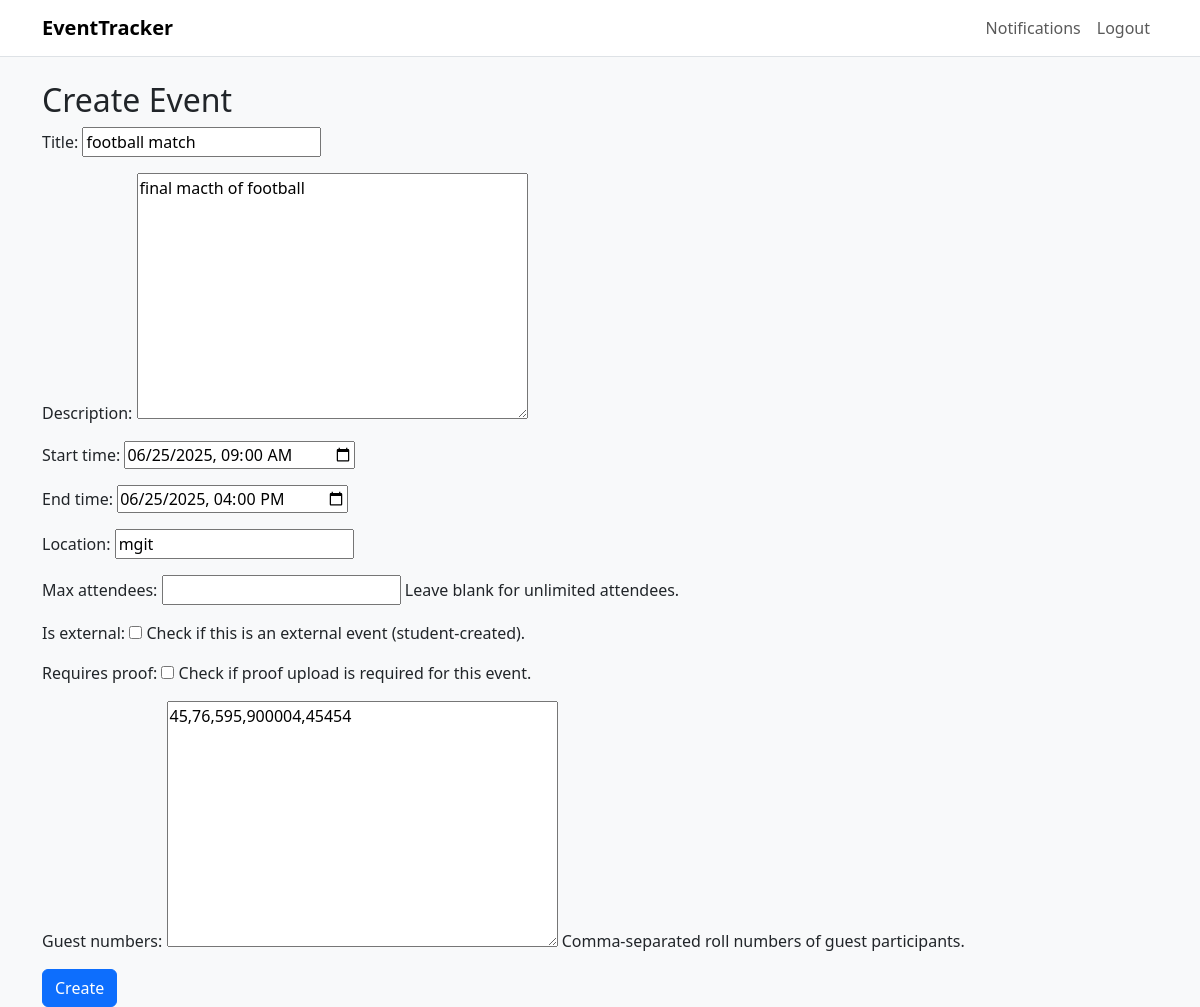
The page /events/2/edit/ (signed in) on the database its author committed.
### events/models.py (models this page shows, shortened)
class Event(models.Model):
    title = models.CharField(max_length=100)
    description = models.TextField(blank=True)
    start_time = models.DateTimeField() # Timezone-aware datetime
    end_time = models.DateTimeField()   # Timezone-aware datetime
    location = models.CharField(max_length=200)
    organizer = models.ForeignKey(settings.AUTH_USER_MODEL, on_delete=models.SET_NULL, null=True, blank=True, related_name='organized_events')
    attendees = models.ManyToManyField(settings.AUTH_USER_MODEL, related_name='attended_events', blank=True) # Changed related_name
    max_attendees = models.PositiveIntegerField(null=True, blank=True, help_text="Leave blank for unlimited attendees.")
    is_external = models.BooleanField(default=False, help_text="Check if this is an external event (student-created).")
    requires_proof = models.BooleanField(default=False, help_text="Check if proof upload is required for this event.")
    guest_numbers = models.TextField(blank=True, help_text="Comma-separated roll numbers of guest participants.")
    created_at = models.DateTimeField(auto_now_add=True)
    updated_at = models.DateTimeField(auto_now=True)

### events/views.py (the view)
# urls.py: path('events/<int:pk>/edit/',   event_edit,   name='event_edit'),
@login_required
@user_passes_test(lambda u: is_faculty(u) or is_admin(u), login_url='/accounts/login/')
def event_edit(request, pk):
    ev = get_object_or_404(Event, pk=pk)
    if not (request.user == ev.organizer or is_admin(request.user)):
        messages.error(request, "Not authorized.")
        return redirect('events:event_detail', pk=pk)
    form = EventForm(request.POST or None, instance=ev)
    if request.method == 'POST' and form.is_valid():
        form.save()
        messages.success(request, f"Updated '{ev.title}'.")
        return redirect('events:event_detail', pk=pk)
    return render(request, 'events/event_form.html', {
        'form': form, 'page_title': f"Edit Event: {ev.title}"}
    )

### events/forms.py (shortened to what this page needs)
class EventForm(forms.ModelForm):
    class Meta:
        model = Event
        fields = ['title', 'description', 'start_time', 'end_time', 'location', 'max_attendees', 'is_external', 'requires_proof', 'guest_numbers']
        widgets = {
            'start_time': forms.DateTimeInput(attrs={'type': 'datetime-local'}, format='%Y-%m-%dT%H:%M'), # HTML5 datetime-local
            'end_time': forms.DateTimeInput(attrs={'type': 'datetime-local'}, format='%Y-%m-%dT%H:%M'), # HTML5 datetime-local
        }

### events/views.py (called while the page is built)
def is_faculty(user):
    return user.is_authenticated and user.role in ('faculty', 'admin')

### templates/events/event_form.html (shortened to what this page needs)
{% extends 'base.html' %}
{% block content %}
<h2>Create Event</h2>
<form method="post">
    {{ form.as_p }}
    <button type="submit" class="btn btn-primary">Create</button>
</form>
{% endblock %}

### static/css/style.css (style rules this page uses)
body { background-color: #f0f8ff; }

### rows shown on the page
Event: title "football match", description "final macth of football", start_time "06/25/2025 09:00", end_time "06/25/2025 16:00", location "mgit", guest_numbers "45,76,595,900004,45454"
